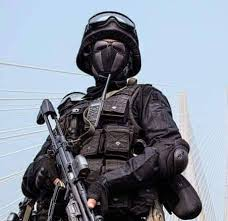
#> input picture Image Resizing and shaping/images.jpg, 228 x 221 px, found by its file name
$ python flipped.py
#> lines starting #> are read from the running program, lines starting #| are printed output that depends on the picture
import cv2

image = cv2.imread(r"Image Resizing and shaping\images.jpg")
#> image is the input picture: shape (221, 228, 3); mean B, G, R 153.2, 140.1, 132

if image is None:
    print("Could not load image")
else:
    flipped_horizontal = cv2.flip(image, 1)
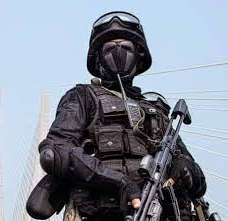
#> flipped_horizontal: shape (221, 228, 3); mean B, G, R 153.2, 140.1, 132
    flipped_vertical = cv2.flip(image, 0)
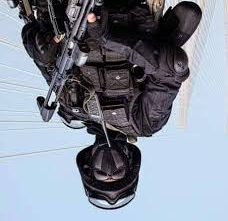
#> flipped_vertical: shape (221, 228, 3); mean B, G, R 153.2, 140.1, 132
    flipped_both = cv2.flip(image, -1)
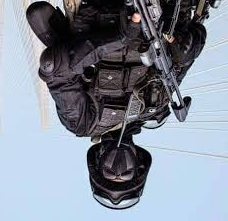
#> flipped_both: shape (221, 228, 3); mean B, G, R 153.2, 140.1, 132

    cv2.imshow("Original", image)
    cv2.imshow("Flipped Horizontal", flipped_horizontal)
    cv2.imshow("Flipped Vertical", flipped_vertical)
    cv2.imshow("Flipped Both", flipped_both)
